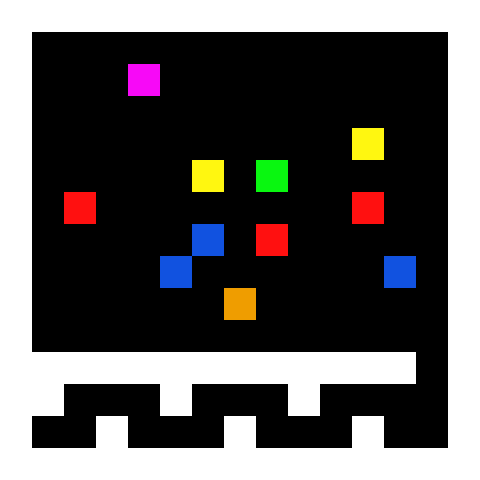

The image is a tile-based game level rendered from a .tmx file. Its description and source (layers, tilesets, objects; grid data summarised) follow:
An orthogonal 15x15 tile map with 32x32 px tiles, 5 tile layers (ground, walls, blocks, Characters, ...) and 10 objects (2x RedBlocksLight, 2x GreenBlocksLight, 2x PurpleBlocksLight, 2x BlueBlocksLight, BlankEntranceLight).

<map version="1.0" orientation="orthogonal" width="15" height="15" tilewidth="32" tileheight="32">
 <properties>
  <property name="LightColor" value="0, 0, 0, .3" />
  <property name="StartX" value="1.5" />
  <property name="StartY" value="1.5" />
  <property name="TileHeight" value="32" />
  <property name="TileWidth" value="32" />
 </properties>
 <tileset firstgid="1" name="fffffffffffffff" tilewidth="32" tileheight="32" spacing="2">
  <image source="testingTiles2.png" width="136" height="66" />
 </tileset>
 <layer name="ground" width="15" height="15">
  <properties>
   <property name="collide" value="false" />
  </properties>
  <data>[225 cells, 225 non-empty, 1 distinct tile ids]</data>
 </layer>
 <layer name="walls" width="15" height="15">
  <properties>
   <property name="collide" value="true" />
  </properties>
  <data>[225 cells, 74 non-empty, 1 distinct tile ids]</data>
 </layer>
 <layer name="blocks" width="15" height="15">
  <properties>
   <property name="collide" value="true" />
   <property name="moveable" value="true" />
  </properties>
  <data>[225 cells, 11 non-empty, 6 distinct tile ids]</data>
 </layer>
 <layer name="Characters" width="15" height="15">
  <data>[225 cells, 0 non-empty, 0 distinct tile ids]</data>
 </layer>
 <layer name="Lights" width="15" height="15">
  <data>[225 cells, 0 non-empty, 0 distinct tile ids]</data>
 </layer>
 <objectgroup name="objects" width="15" height="15">
  <object x="32" y="32" width="32" height="32">
   <properties>
    <property name="interaction_type" value="block" />
   </properties>
  </object>
  <object name="RedBlocksLight" x="211" y="80" width="154" height="154">
   <properties>
    <property name="LightColor" value="1, 0, 0, 1" />
   </properties>
   <ellipse />
  </object>
  <object name="GreenBlocksLight" x="316" y="233" width="154" height="154">
   <properties>
    <property name="LightColor" value="0, 1, 0, 1" />
   </properties>
   <ellipse />
  </object>
  <object name="PurpleBlocksLight" x="221" y="153" width="154" height="154">
   <properties>
    <property name="LightColor" value="1, 0, 1, 1" />
   </properties>
   <ellipse />
  </object>
  <object name="BlueBlocksLight" x="122" y="172" width="154" height="154">
   <properties>
    <property name="LightColor" value="0, 0, 1, 1" />
   </properties>
   <ellipse />
  </object>
  <object name="BlankEntranceLight" x="150" y="322" width="182" height="182">
   <properties>
    <property name="LightColor" value="0, 0, 0, 1" />
   </properties>
   <ellipse />
  </object>
  <object name="RedBlocksLight" x="-5" y="241" width="154" height="154">
   <properties>
    <property name="LightColor" value="1, 0, 0, 1" />
   </properties>
   <ellipse />
  </object>
  <object name="PurpleBlocksLight" x="-3" y="6" width="154" height="154">
   <properties>
    <property name="LightColor" value="1, 0, 1, 1" />
   </properties>
   <ellipse />
  </object>
  <object name="BlueBlocksLight" x="320" y="-1" width="154" height="154">
   <properties>
    <property name="LightColor" value="0, 0, 1, 1" />
   </properties>
   <ellipse />
  </object>
  <object name="GreenBlocksLight" x="130" y="91" width="154" height="154">
   <properties>
    <property name="LightColor" value="0, 1, 0, 1" />
   </properties>
   <ellipse />
  </object>
 </objectgroup>
</map>
